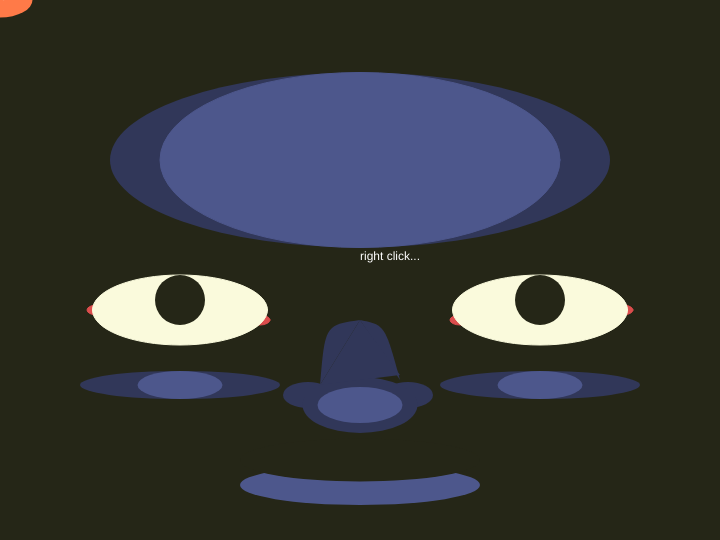
Frame 1 (no input)
Frame 60 (no input): identical to frame 1, image omitted
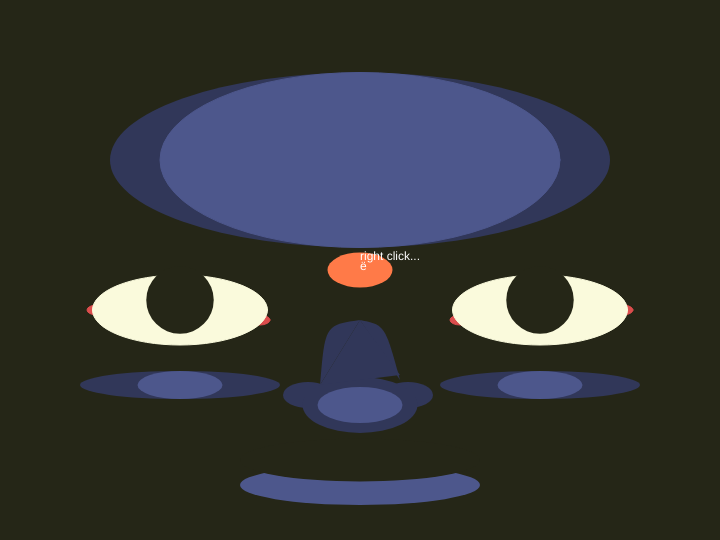
Frame 120 (the mouse pressed at the canvas centre since frame 60)

The p5.js sketch that drew these frames (run headless with seeded random() and noise() and a simulated clock; from frame 60 on, the mouse is pressed at the canvas centre):

// p5.js sketch
// ── sketch.js
///WELCOME TO ASSIGNMENT 2////
/////YOU ARE LOOKING AT TITLE: D1G1T4L FETUS///
//BY ISIAH BERMUDEZ MARCH 1ST, 2025///
//doubleClicked??
let x, y, r, g, b;
let circle1X = 180;
let circle1Y = 300;
let circle2X = 540;
let circle2Y = 300;

let xMove = 0;
let size = 100;
let maxGrow = 100;
let grow = 50;
//let Move = 0;
//let yMove = 0;

function setup() {
  createCanvas(720, 540);
  
}

function draw() {
  background(37, 38, 23);
  
  //this is lil bro forehead//////////////
  
  noStroke(0);
  fill(49, 55, 89); 
  ellipse(360, 160, 500, 175),//////////
  fill(77, 87, 140),//////////////
  stroke(77, 87, 140),////////
  ellipse(360, 160, 400, 175)
  
    //two sets of eyes
    //left eye
    fill(220, 77, 77,); 
    stroke(220, 77, 77,),
    ellipse(260, 320, 20, 10),
    ellipse(97, 310, 20, 10) 
 
    fill(250, 250, 220); 
    stroke(250, 250, 220),
    ellipse(180, 310, 175, 70) 
    
    //right eye
    fill(220, 77, 77)
    stroke(220, 77, 77,)
    ellipse(460, 320, 20, 10)
    ellipse(623, 310, 20, 10)
   
    fill(250, 250, 220),
    stroke(250, 250, 220)
    ellipse(540, 310, 175, 70)
    

  ///start making nose at a downward position
    fill(49, 55, 89); [
      noStroke(0),
      ellipse(308, 395, 50, 26),
      ellipse(408, 395, 50, 26),
      ellipse(360, 405, 115, 56),
      bezier(360, 320, 325, 325, 325, 325, 320, 385),
      bezier(360, 320, 385, 325, 385, 325, 400, 380),
      triangle(320, 385, 400, 375, 360, 320),]
      fill(77, 87, 140)
      ellipse(360, 405, 85, 36),
    //cheek boness
    ///shading///
    fill(49, 55, 89)
    noStroke(0)
    ellipse(180, 385, 200, 28),
    fill(77, 87, 140)
    ellipse(180, 385, 85, 28),[
    //shading/////
    fill(49, 55, 89),
    noStroke(0),
    ellipse(540, 385, 200, 28), 
    fill(77, 87, 140),
    ellipse(540, 385, 85, 28), ]
    //how can i draw something multiple times
    //settle for mouth
    fill(77, 87, 140);
    ellipse(360, 485, 240, 40);
    fill(37, 38, 23);
    ellipse(360, 460, 240, 43);

    //grow pupil
    //max grow is 100
    if (grow < maxGrow) {
      grow ++- 100;

    }

    if (grow < maxGrow) {
      grow --+ 100;
    }
    
    if (keyIsDown(LEFT_ARROW))
      {
        xMove--;
      }
      if (keyIsDown(RIGHT_ARROW))
      {
        xMove++;
      }
    //move pupil 1
    //circle1X += 2;
    //move pupil 2
    //circle2X += 2;
    //pupil 1
  noStroke(0) ;
  fill(37, 38, 23),
    ellipse(circle1X, circle1Y, grow, grow);
     //pupil 2
  noStroke(0);
  fill(37, 38, 23),
  ellipse(circle2X, circle2Y, grow, grow);

  

  ///trying to make pill random color on click
  r = random(0, 255);
  g = 0;
  b = random(0, 255);
  x = random(0, 600);
  y = random(0, 400);

  noStroke();
  fill (255, 122, 72);
  ellipse (mouseX, mouseY, 65, 35);

  fill(255);
  text('ë', mouseX, mouseY);

  fill(255);
  text('right click...', 360, 260);

  
}
function mousePressed()
{
  //let d = dist(mouseX, mouseY, x1, y1);

  //if (d < 100)
  maxGrow = random(100, 10);
  grow = random(100, 50);
}
